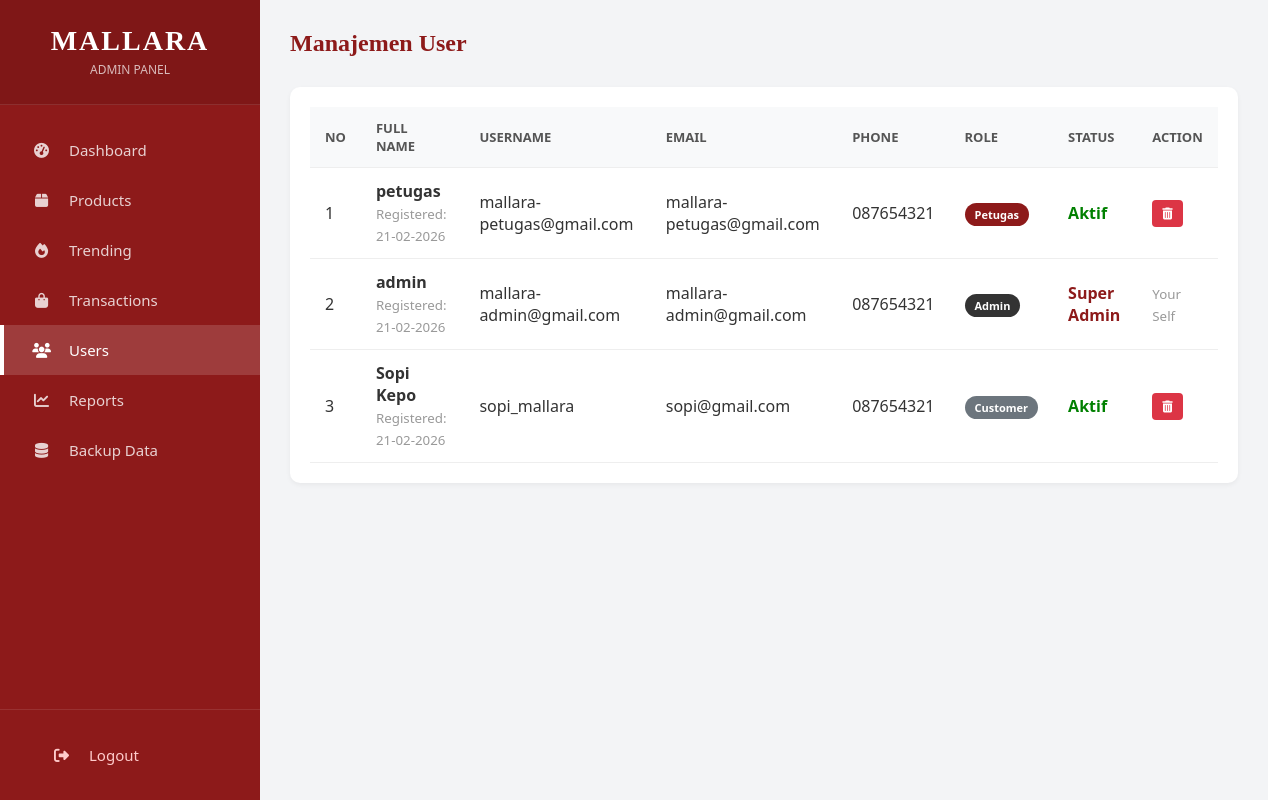
/admin/users.php (signed in), run on the app's committed database.
### tables this page shows
CREATE TABLE `users` (
  `id` int(11) NOT NULL,
  `full_name` varchar(100) DEFAULT NULL,
  `no_telp` varchar(20) DEFAULT NULL,
  `email` varchar(100) NOT NULL,
  `username` varchar(100) NOT NULL,
  `password` varchar(255) NOT NULL,
  `role` enum('admin','petugas','customer') DEFAULT NULL,
  `created_at` timestamp NOT NULL DEFAULT current_timestamp(),
  `phone` varchar(50) DEFAULT NULL,
  `address` text DEFAULT NULL,
  `photo` varchar(255) DEFAULT NULL
);

### admin/users.php (the view, shortened to what this page needs)
<?php
require '../config/database.php';
 $query = mysqli_query($conn, "SELECT * FROM users ORDER BY id DESC");
?>
<!DOCTYPE html>
<html lang="id">
<head>
    <link rel="stylesheet" href="../assets/css/style.css">
    <link rel="stylesheet" href="https://cdnjs.cloudflare.com/ajax/libs/font-awesome/6.4.0/css/all.min.css">
</head>
<body>
    <aside class="sidebar">
        <div class="sidebar-header">
            <h2>MALLARA</h2>
            <span>ADMIN PANEL</span>
        </div>
        <nav class="sidebar-menu">
            <a href="dashboard.php" class="menu-item">
                <i class="fas fa-tachometer-alt"></i> <span>Dashboard</span>
            </a>
            <a href="products.php" class="menu-item">
                <i class="fas fa-box"></i> <span>Products</span>
            </a>
            <a href="trending.php" class="menu-item">
                <i class="fas fa-fire"></i> <span>Trending</span>
            </a>
            <a href="orders.php" class="menu-item">
                <i class="fas fa-shopping-bag"></i> <span>Transactions</span>
            </a>
            <a href="users.php" class="menu-item active">
                <i class="fas fa-users"></i> <span>Users</span>
            </a>
            <a href="reports.php" class="menu-item">
                <i class="fas fa-chart-line"></i> <span>Reports</span>
            </a>
            <a href="backup_data.php" class="menu-item">
                <i class="fas fa-database"></i> <span>Backup Data</span>
            </a>
        </nav>
        <div class="sidebar-footer">
            <a href="../auth/logout.php" class="menu-item" style="color: #ffcccc;">
                <i class="fas fa-sign-out-alt"></i> <span>Logout</span>
            </a>
        </div>
    </aside>
    <main class="main-content">
        <div class="page-header">
            <h2 class="page-title" style="font-size: 24px; color: var(--admin-primary); font-family: 'Times New Roman', serif; margin:0;">Manajemen User</h2>
        </div>
        <div class="table-container">
            <table>
                <thead>
                    <tr>
                        <th>No</th>
                        <th>Full Name</th>
                        <th>Username</th>
                        <th>Email</th>
                        <th>Phone</th>
                        <th>Role</th>
                        <th>Status</th>
                        <th>Action</th>
                    </tr>
                </thead>
                <tbody>
                    <?php
                    $no = 1;
                    if (mysqli_num_rows($query) > 0):
                        while ($row = mysqli_fetch_assoc($query)):
                    ?>
                    <tr>
                        <td><?= $no++ ?></td>
                        <td>
                            <strong><?= $row['full_name'] ?></strong><br>
                            <small style="color: #999;">Registered: <?= date('d-m-Y', strtotime($row['created_at'])) ?></small>
                        </td>
                        <td><?= $row['username'] ?></td>
                        <td><?= $row['email'] ?></td>
                        <td><?= $row['no_telp'] ?></td>
                        <td>
                            <?php
                                $badgeClass = '';
                                if ($row['role'] == 'admin') $badgeClass = 'badge-admin';
                                elseif ($row['role'] == 'petugas') $badgeClass = 'badge-petugas';
                                else $badgeClass = 'badge-customer';
                            ?>
                            <span class="badge <?= $badgeClass ?>"><?= $row['role'] ?></span>
                        </td>
                        <td>
                            <?php if($row['role'] != 'admin'): ?>
                                <span style="color: green; font-weight: bold;">Aktif</span>
                            <?php else: ?>
                                <span style="color: var(--admin-primary); font-weight: bold;">Super Admin</span>
                            <?php endif; ?>
                        </td>
                        <td>
                            <?php if($row['id'] != $_SESSION['user_id']): ?>
                                <a href="users.php?delete=<?= $row['id'] ?>" class="btn-action btn-delete" onclick="return confirm('Yakin ingin menghapus user ini? Data user akan hilang permanen.')" title="Hapus User">
                                    <i class="fas fa-trash-alt"></i>
                                </a>
                            <?php else: ?>
                                <small style="color:#999;">Your Self</small>
                            <?php endif; ?>
                        </td>
                    </tr>
                    <?php endwhile; ?>
                    <?php endif; ?>
                </tbody>
            </table>
        </div>
    </main>
</body>
</html>

### assets/css/style.css (style rules this page uses)
body { margin:0; font-family: 'Segoe UI'; background:#8b0000; color:white; }

### admin/users.php (style rules this page uses)
:root { --admin-primary: #8d1a1a; --admin-bg: #f3f4f6; }
body { margin: 0; padding: 0; font-family: 'Segoe UI', Tahoma, Geneva, Verdana, sans-serif; background-color: var(--admin-bg); display: flex; min-height: 100vh; color: #333; }
.sidebar { width: 260px; background-color: var(--admin-primary); color: white; position: fixed; top: 0; left: 0; height: 100%; display: flex; flex-direction: column; z-index: 1000; }
.sidebar-header { padding: 25px; text-align: center; border-bottom: 1px solid rgba(255,255,255,0.1); background: rgba(0,0,0,0.1); }
.sidebar-header h2 { margin: 0; font-family: 'Times New Roman', serif; letter-spacing: 2px; font-size: 28px; }
.sidebar-header span { font-size: 12px; opacity: 0.7; }
.sidebar-menu { flex: 1; padding-top: 20px; }
.menu-item { display: flex; align-items: center; padding: 15px 25px; color: rgba(255,255,255,0.8); text-decoration: none; transition: 0.3s; border-left: 4px solid transparent; font-size: 15px; }
.menu-item i { width: 25px; text-align: center; margin-right: 15px; }
.menu-item:hover, .menu-item.active { background: rgba(255, 255, 255, 0.15); color: white; border-left-color: #fff; }
.sidebar-footer { padding: 20px; border-top: 1px solid rgba(255,255,255,0.1); }
.main-content { margin-left: 260px; flex: 1; padding: 30px; width: calc(100% - 260px); }
.page-header { margin-bottom: 30px; }
.table-container { background: white; padding: 20px; border-radius: 10px; box-shadow: 0 2px 5px rgba(0,0,0,0.05); overflow-x: auto; }
table { width: 100%; border-collapse: collapse; min-width: 800px; }
th, td { padding: 12px 15px; text-align: left; border-bottom: 1px solid #eee; }
th { background-color: #f8f9fa; color: #555; font-weight: 600; font-size: 13px; text-transform: uppercase; }
.badge { padding: 4px 10px; border-radius: 12px; font-size: 11px; font-weight: bold; text-transform: capitalize; }
.badge-admin { background-color: #333; color: white; }
.badge-petugas { background-color: var(--admin-primary); color: white; }
.badge-customer { background-color: #6c757d; color: white; }
.btn-action { padding: 5px 10px; border-radius: 4px; text-decoration: none; color: white; margin-right: 5px; display: inline-block; font-size: 12px; }
.btn-delete { background-color: #dc3545; }

### data on the page
users: full_name "petugas", created_at "21-02-2026", username "mallara-petugas@gmail.com", email "mallara-petugas@gmail.com", no_telp "087654321", role "Petugas", shows "Aktif"
users: full_name "admin", created_at "21-02-2026", username "mallara-admin@gmail.com", email "mallara-admin@gmail.com", no_telp "087654321", role "Admin", shows "Super Admin", shows "Your Self"
users: full_name "Sopi Kepo", created_at "21-02-2026", username "sopi_mallara", email "sopi@gmail.com", no_telp "087654321", role "Customer", shows "Aktif"
